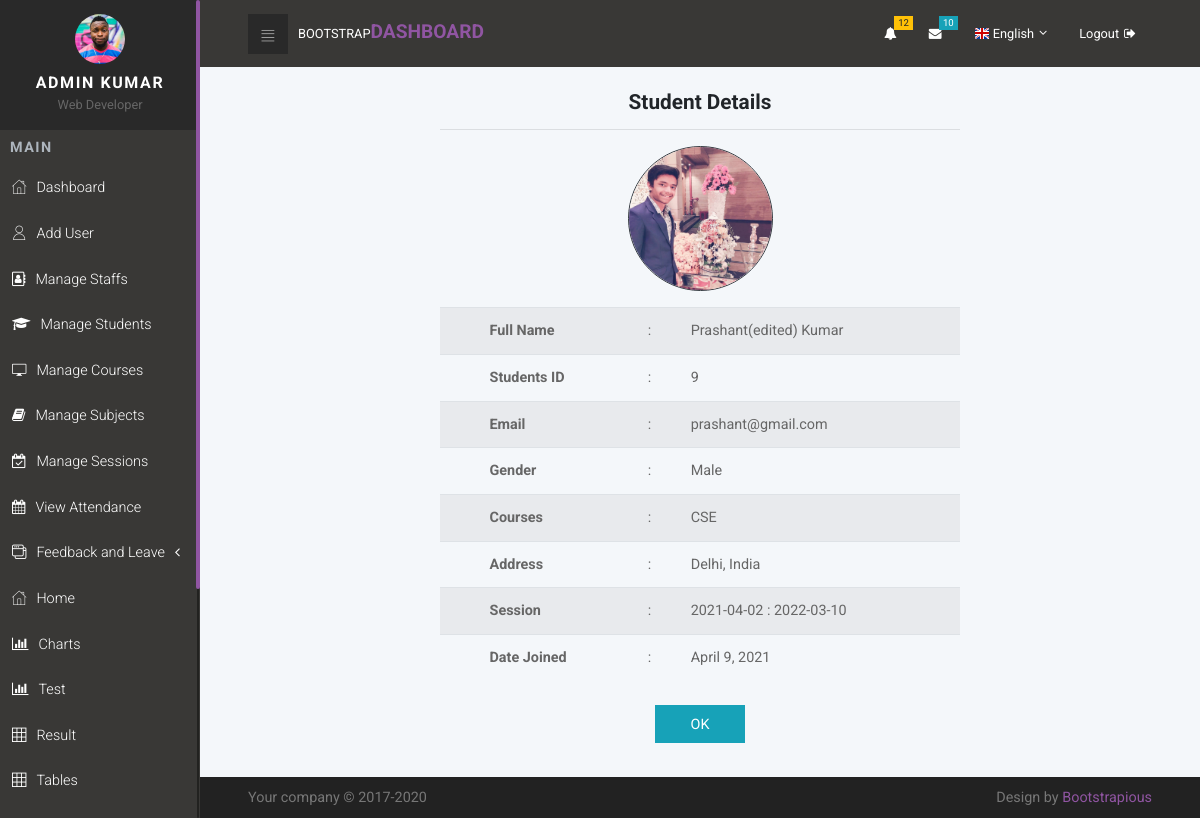
The app's page /see_detail/9 (signed in) with its own data.
### sms_app/models.py (models this page shows, shortened)
class Student(models.Model):
    id = models.AutoField(primary_key = True)
    user = models.OneToOneField(User, on_delete = models.CASCADE)
    GENDER = (('Male', 'Male'),('Female', 'Female'),('Other', 'Other'))
    gender = models.CharField(max_length = 10, choices = GENDER)
    address = models.TextField(null = True)
    profile_pic = models.ImageField(default = "", null = True, blank = True)
    session_under = models.ForeignKey(
        SessionYear, on_delete = models.CASCADE, null = True, blank = True)
    courses_taken = models.ForeignKey(
        'Course', on_delete = models.DO_NOTHING, null = True, blank = True)
    date_joined = models.DateField(auto_now_add = True)
    last_login = models.DateField(auto_now = True)

class Course(models.Model):
    id = models.AutoField(primary_key = True)
    course_name = models.CharField(max_length = 100, null = False)
    date_created = models.DateField(auto_now_add = True)
    date_updated = models.DateField(auto_now = True)
    def __str__(self):
        return self.course_name

class SessionYear(models.Model):
    id = models.AutoField(primary_key = True)
    session_start_year = models.DateField()
    session_end_year = models.DateField()
    def __str__(self):
        return "{} : {}".format(str(self.session_start_year), str(self.session_end_year))

### accounts/decorators.py (the view, shortened to what this page needs)
        def wrapper_func(request, *args, **kwargs):
            group = None
            if request.user.groups.exists():
                group = request.user.groups.all()[0].name
            if group in allowed_roles:
                return view_func(request, *args, **kwargs)

### sms_app/HODviews.py (called while the page is built)
@login_required
@allowed_users(allowed_roles=['hod'])
def see_detail_view(request, pk):
    stu = Student.objects.get(id=pk)
    context = {'student': stu}
    return render(request, 'HOD/see_detail.html', context)

### templates/HOD/see_detail.html (shortened to what this page needs)
{% extends 'HOD/base.html' %}
{% load static %}
{% block content %}
<br>
<div class="container">
  <div>
    <center><h2>Student Details</h2></center>
    <center>
      <hr>
       <img src="{{ student.profile_pic.url}}"
       class="border border-dark  border-5"style= "border-radius:50%;"
        width="145" height="145">
    </center>
  </div>
  <table class="table table-striped">
    <tbody>
      <tr>
        <th scope="row"></th>
        <td><b>Full Name</b></td>
        <td>:</td>
        <td>{{ student.user.first_name }} {{ student.user.last_name }}</td>
      </tr>
      <tr>
        <th scope="row"></th>
        <td><b>Students ID</b></td>
        <td>:</td>
        <td>{{ student.pk }} </td>
      </tr>
      <tr>
        <th scope="row"></th>
        <td><b>Email</b</td>
        <td>:</td>
        <td>{{ student.user.email }}</td>
      </tr>
      <tr>
        <th scope="row"></th>
        <td><b>Gender</b></td>
        <td>:</td>
        <td>{{ student.gender }}</td>
      </tr>
      <tr>
        <th scope="row"></th>
        <td><b>Courses</b></td>
        <td>:</td>
        <td>{{ student.courses_taken }}</td>
      </tr>
      <tr>
        <th scope="row"></th>
        <td><b>Address</b></td>
        <td>:</td>
        <td>{{ student.address }}</td>
      </tr>
      <tr>
        <th scope="row"></th>
        <td><b>Session</b></td>
        <td>:</td>
        <td>{{ student.session_under }}</td>
      </tr>
      <tr>
        <th scope="row"></th>
        <td><b>Date Joined</b></td>
        <td>:</td>
        <td>{{ student.date_joined }}</td>
      </tr>
    </tbody>
  </table>
  <center><a href="/manage_student" class="btn btn-info "
    style="margin:25px; padding-left: 35px;padding-right: 35px;">OK</a>
    </center>
</div>
{% endblock %}

### templates/HOD/base.html (shortened to what this page needs)
{% load static %}
<!DOCTYPE html>
<html>
<head>
{% include 'HOD/head.html' %}
</head>
<body>
    {% include 'HOD/navbar.html' %}
    {% block content %}
    {% endblock %}
    {% include 'HOD/footer.html' %}
</body>

### templates/HOD/head.html (shortened to what this page needs)
{% load static %}
    <link rel="stylesheet" href="{% static 'vendor/bootstrap/css/bootstrap.min.css' %}">
    <link rel="stylesheet" href="{% static 'vendor/font-awesome/css/font-awesome.min.css' %}">
    <link rel="stylesheet" href="{% static 'css/fontastic.css' %}">
    <link rel="stylesheet" href="{% static 'css/grasp_mobile_progress_circle-1.0.0.min.css' %}">
    <link rel="stylesheet" href="{% static 'vendor/malihu-custom-scrollbar-plugin/jquery.mCustomScrollbar.css' %}">
    <link rel="stylesheet" href="{% static 'css/style.violet.css' %}" id="theme-stylesheet">
    <link rel="stylesheet" href="{% static 'css/custom.css' %}">

### templates/HOD/navbar.html (shortened to what this page needs)
{% load static %}
<nav class="side-navbar">
    <div class="side-navbar-wrapper">
        <div class="sidenav-header d-flex align-items-center justify-content-center">
            <div class="sidenav-header-inner text-center"><img src="{% static 'img/avatar-7.jpg' %}" alt="person"
                    class="img-fluid rounded-circle">
                <h2 class="h5">{{request.user.first_name}} {{request.user.last_name}}</h2><span>Web Developer</span>
            </div>
        </div>
        <div class="main-menu">
            <h5 class="sidenav-heading">Main</h5>
            <ul id="side-main-menu" class="side-menu list-unstyled">
                <li><a href="{% url 'hod_dashboard' %}"> <i class="icon-home"></i>Dashboard </a></li>
                <li><a href="{% url 'register_user' %}"> <i class="icon-user"></i>Add User </a></li>
                <li><a href="{% url 'manage_staff_view' %}"> <i class="fa fa-address-book-o"></i>Manage Staffs </a></li>
                <li><a href="{% url 'manage_student_view' %}"> <i class="fa fa-graduation-cap"></i>Manage Students </a></li>
                <li><a href="{% url 'manage_courses_view' %}"> <i class="icon-screen"></i>Manage Courses </a></li>
                <li><a href="{% url 'manage_subjects_view' %}"> <i class="fa fa-book"></i>Manage Subjects </a></li>
                <li><a href="{% url 'manage_sessions_view' %}"> <i class="fa fa-calendar-check-o"></i>Manage Sessions </a></li>
                <li><a href="{% url 'view_attendance' %}"> <i class="fa fa-calendar"></i>View Attendance </a></li>
                <li><a href="#exampledropdownDropdown" aria-expanded="false" data-toggle="collapse"> <i class="icon-interface-windows"></i>Feedback and Leave </a>
                </li>
                <li><a href="{% url 'admin_dashboard' %}"> <i class="icon-home"></i>Home </a></li>
                <li><a href="{% url 'charts_view' %}"> <i class="fa fa-bar-chart"></i>Charts </a></li>
                <li><a href="{% url 'test-view' %}"> <i class="fa fa-bar-chart"></i>Test </a></li>
                <li><a href="{% url 'result-view' %}"> <i class="icon-grid"></i>Result </a></li>
                <li><a href="{% url 'tables_view' %}"> <i class="icon-grid"></i>Tables </a></li>
                <li><a href="{% url 'login_view' %}"> Login page </a></li>
            </ul>
        </div>
    </div>
</nav>
<div class="page">
    <header class="header">
        <nav class="navbar">
            <div class="container-fluid">
                <div class="navbar-holder d-flex align-items-center justify-content-between">
                    <div class="navbar-header"><a id="toggle-btn" href="#" class="menu-btn"><i class="icon-bars">
                            </i></a><a href="index.html" class="navbar-brand">
                            <div class="brand-text d-none d-md-inline-block"><span>Bootstrap </span><strong
                                    class="text-primary">Dashboard</strong></div>
                        </a></div>
                    <ul class="nav-menu list-unstyled d-flex flex-md-row align-items-md-center">
                        <li class="nav-item dropdown"> <a id="notifications" rel="nofollow" data-target="#" href="#"
                                data-toggle="dropdown" aria-haspopup="true" aria-expanded="false" class="nav-link"><i
                                    class="fa fa-bell"></i><span class="badge badge-warning">12</span></a>
                        </li>
                        <li class="nav-item dropdown"> <a id="messages" rel="nofollow" data-target="#" href="#"
                                data-toggle="dropdown" aria-haspopup="true" aria-expanded="false" class="nav-link"><i
                                    class="fa fa-envelope"></i><span class="badge badge-info">10</span></a>
                        </li>
                        <li class="nav-item dropdown"><a id="languages" rel="nofollow" data-target="#" href="#"
                                data-toggle="dropdown" aria-haspopup="true" aria-expanded="false"
                                class="nav-link language dropdown-toggle"><img src="{% static 'img/flags/16/GB.png' %}"
                                    alt="English"><span class="d-none d-sm-inline-block">English</span></a>
                        </li>
                        <li class="nav-item"><a href="{% url 'logout' %}" class="nav-link logout"> <span
                                    class="d-none d-sm-inline-block">Logout</span><i class="fa fa-sign-out"></i></a>
                        </li>
                    </ul>
                </div>
            </div>
        </nav>
    </header>

### templates/HOD/footer.html
{% load static %}
<footer class="main-footer">
    <div class="container-fluid">
        <div class="row">
            <div class="col-sm-6">
                <p>Your company &copy; 2017-2020</p>
            </div>
            <div class="col-sm-6 text-right">
                <p>Design by <a href="https://bootstrapious.com/p/bootstrap-4-dashboard"
                        class="external">Bootstrapious</a>
                </p>
            </div>
        </div>
    </div>
</footer>

### templates/HOD/scripts.html (shortened to what this page needs)
{% load static %}

### templates/HOD/see_detail.html (style rules this page uses)
.container { max-width:550px; }

### records on screen
Student: profile_pic (picture), user.first_name "Prashant(edited)", user.last_name "Kumar", pk "9", user.email "prashant@gmail.com", gender "Male", courses_taken "CSE", address "Delhi, India", session_under "2021-04-02 : 2022-03-10", date_joined "April 9, 2021"

### other values on screen
{{ request.user.first_name }} "ADMIN"
{{ request.user.last_name }} "KUMAR"
